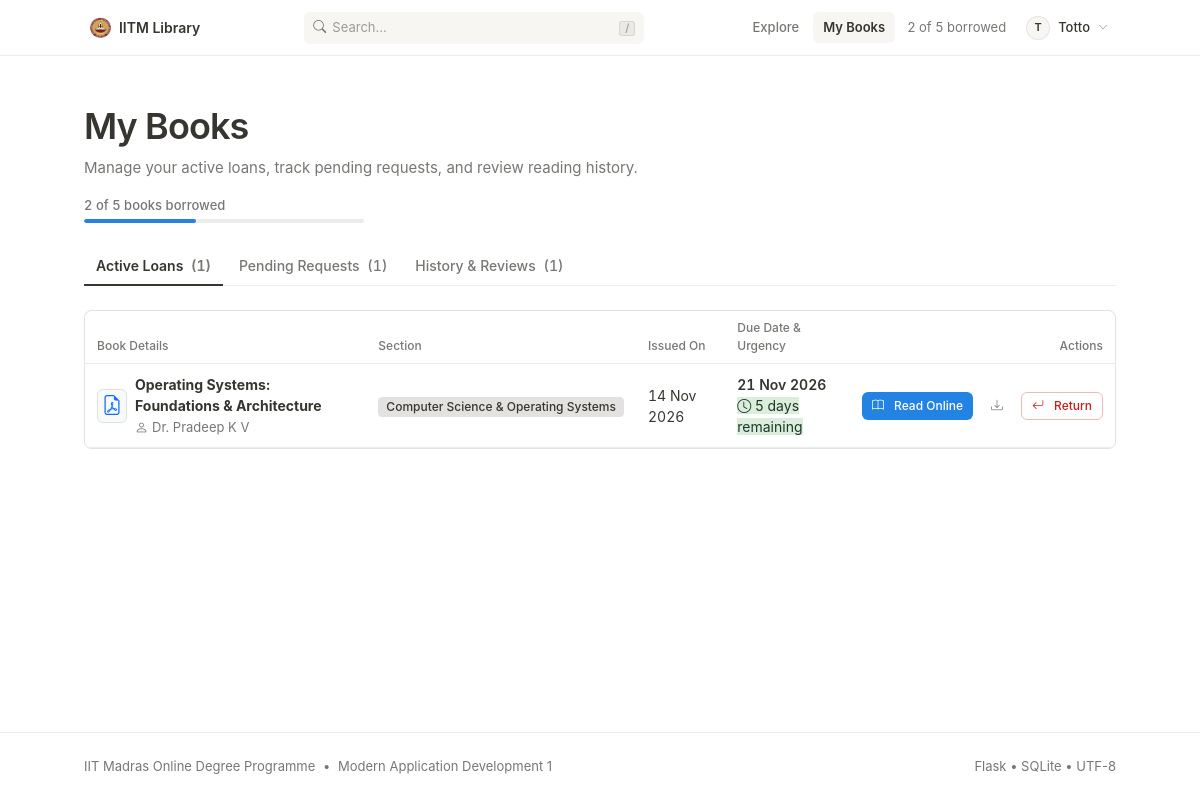
The app's page /user/my_books (signed in), older data.
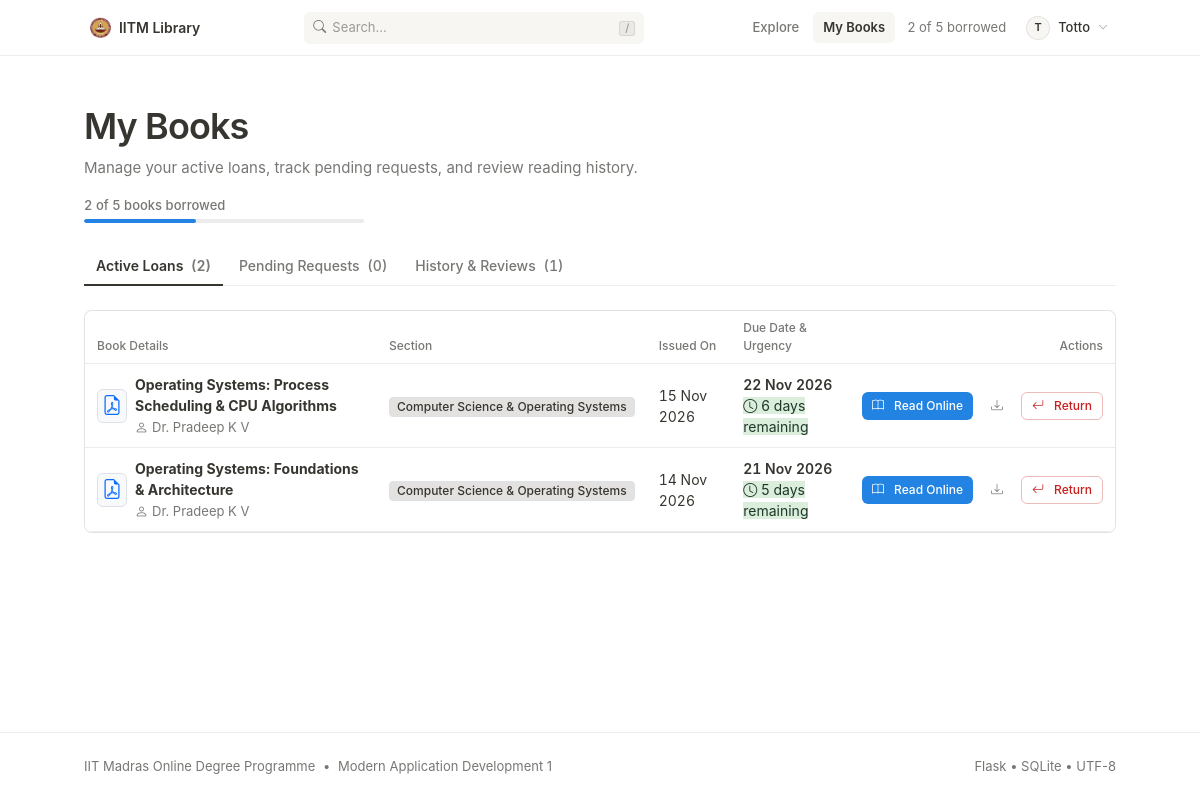
The same page, newer data.
### Code/models.py (models this page shows, shortened)
class User(db.Model):
    __tablename__ = 'users'
    id = db.Column(db.Integer, primary_key=True)
    username = db.Column(db.String(50), unique=True, nullable=False, index=True)
    password_hash = db.Column(db.String(255), nullable=False)
    role = db.Column(db.String(20), nullable=False, default='user')  # 'user' or 'librarian'
    full_name = db.Column(db.String(100), nullable=False)
    email = db.Column(db.String(120), nullable=True)
    created_at = db.Column(db.DateTime, default=lambda: datetime.now(timezone.utc))
    issues = db.relationship('BookIssue', backref='user', cascade='all, delete-orphan', lazy=True)
    feedbacks = db.relationship('Feedback', backref='user', cascade='all, delete-orphan', lazy=True)
    @property
    def is_librarian(self):
        return self.role == 'librarian'
    @property
    def active_quota_count(self):
        return BookIssue.query.filter(
            BookIssue.user_id == self.id,
            BookIssue.status.in_(['issued', 'pending'])
        ).count()

class BookIssue(db.Model):
    __tablename__ = 'book_issues'
    id = db.Column(db.Integer, primary_key=True)
    user_id = db.Column(db.Integer, db.ForeignKey('users.id', ondelete='CASCADE'), nullable=False, index=True)
    book_id = db.Column(db.Integer, db.ForeignKey('books.id', ondelete='CASCADE'), nullable=False, index=True)
    status = db.Column(db.String(20), nullable=False, default='pending', index=True)
    request_date = db.Column(db.DateTime, default=lambda: datetime.now(timezone.utc))
    issue_date = db.Column(db.DateTime, nullable=True)
    due_date = db.Column(db.DateTime, nullable=True)
    return_date = db.Column(db.DateTime, nullable=True)
    rejection_reason = db.Column(db.String(255), nullable=True)
    @property
    def days_remaining(self):
        if self.status == 'issued' and self.due_date:
            now = datetime.now(timezone.utc)
            due = self.due_date if self.due_date.tzinfo else self.due_date.replace(tzinfo=timezone.utc)
            diff = (due - now).total_seconds() / 86400
            return max(0, int(diff))
        return 0

class Book(db.Model):
    __tablename__ = 'books'
    id = db.Column(db.Integer, primary_key=True)
    title = db.Column(db.String(150), nullable=False, index=True)
    author = db.Column(db.String(150), nullable=False, index=True)
    content = db.Column(db.Text, nullable=True)  # Summary / description
    section_id = db.Column(db.Integer, db.ForeignKey('sections.id', ondelete='CASCADE'), nullable=False)
    file_path = db.Column(db.String(255), nullable=False)
    pages = db.Column(db.Integer, default=1)
    language = db.Column(db.String(50), default='English')
    edition = db.Column(db.String(50), default='1st Edition')
    created_at = db.Column(db.DateTime, default=lambda: datetime.now(timezone.utc))
    issues = db.relationship('BookIssue', backref='book', cascade='all, delete-orphan', lazy=True)
    feedbacks = db.relationship('Feedback', backref='book', cascade='all, delete-orphan', lazy=True)

class Section(db.Model):
    __tablename__ = 'sections'
    id = db.Column(db.Integer, primary_key=True)
    name = db.Column(db.String(100), unique=True, nullable=False, index=True)
    description = db.Column(db.Text, nullable=True)
    icon = db.Column(db.String(50), default='bi-journal-bookmark-fill')
    created_at = db.Column(db.DateTime, default=lambda: datetime.now(timezone.utc))
    books = db.relationship('Book', backref='section', cascade='all, delete-orphan', lazy=True)

### Code/LMS_app.py (the view)
@app.route('/user/my_books')
@app.route('/user/my_books/<username>')
@user_required
def user_my_books(username=None):
    user = db.session.get(User, session['user_id'])
    active_loans = BookIssue.query.filter_by(user_id=user.id, status='issued').order_by(BookIssue.issue_date.desc()).all()
    pending_requests = BookIssue.query.filter_by(user_id=user.id, status='pending').order_by(BookIssue.request_date.desc()).all()
    past_history = BookIssue.query.filter(
        BookIssue.user_id == user.id,
        BookIssue.status.in_(['returned', 'revoked', 'rejected'])
    ).order_by(BookIssue.request_date.desc()).all()
    user_feedbacks = {fb.book_id: fb for fb in user.feedbacks}
    return render_template('user_books.html',
                           user=user,
                           active_loans=active_loans,
                           pending_requests=pending_requests,
                           past_history=past_history,
                           user_feedbacks=user_feedbacks)

### Code/templates/user_books.html (shortened to what this page needs)
{% extends "base.html" %}
{% block content %}
<div class="mb-4">
    <h1 class="notion-h1">My Books</h1>
    <p class="text-secondary mb-3">Manage your active loans, track pending requests, and review reading history.</p>
    <div class="notion-quota-bar-wrapper">
        <div class="d-flex align-items-center gap-2 mb-1" style="font-size: 13px; color: var(--text-secondary);">
            <span class="tabular-nums fw-medium">{{ user.active_quota_count }} of 5 books borrowed</span>
        </div>
        <div class="notion-progress-track">
            <div class="notion-progress-fill {% if user.active_quota_count >= 5 %}fill-limit{% endif %}" style="width: {{ (user.active_quota_count / 5.0) * 100 }}%;"></div>
        </div>
    </div>
</div>
<ul class="nav nav-tabs mb-4" id="bookshelfTabs" role="tablist">
    <li class="nav-item" role="presentation">
        <button class="nav-link active" id="active-tab" data-bs-toggle="tab" data-bs-target="#active-loans" type="button" role="tab" aria-controls="active-loans" aria-selected="true">
            Active Loans <span class="tabular-nums text-secondary ms-1">({{ active_loans|length }})</span>
        </button>
    </li>
    <li class="nav-item" role="presentation">
        <button class="nav-link" id="pending-tab" data-bs-toggle="tab" data-bs-target="#pending-reqs" type="button" role="tab" aria-controls="pending-reqs" aria-selected="false">
            Pending Requests <span class="tabular-nums text-secondary ms-1">({{ pending_requests|length }})</span>
        </button>
    </li>
    <li class="nav-item" role="presentation">
        <button class="nav-link" id="history-tab" data-bs-toggle="tab" data-bs-target="#past-history" type="button" role="tab" aria-controls="past-history" aria-selected="false">
            History & Reviews <span class="tabular-nums text-secondary ms-1">({{ past_history|length }})</span>
        </button>
    </li>
</ul>
<div class="tab-content" id="bookshelfTabsContent">
    <div class="tab-pane fade show active" id="active-loans" role="tabpanel" aria-labelledby="active-tab">
        {% if active_loans %}
        <div class="card border rounded-3 overflow-hidden bg-white" style="border-color: var(--border-subtle) !important;">
            <div class="table-responsive">
                <table class="table lms-table mb-0">
                    <thead>
                        <tr>
                            <th>Book Details</th>
                            <th>Section</th>
                            <th>Issued On</th>
                            <th>Due Date & Urgency</th>
                            <th class="text-end">Actions</th>
                        </tr>
                    </thead>
                    <tbody>
                        {% for loan in active_loans %}
                        <tr>
                            <td>
                                <div class="d-flex align-items-center gap-2">
                                    <div class="bg-light text-primary rounded-2 p-1 text-center border" style="width: 34px; height: 34px; display: flex; align-items: center; justify-content: center;">
                                        <i class="bi bi-file-earmark-pdf fs-5"></i>
                                    </div>
                                    <div>
                                        <div class="fw-bold text-dark">{{ loan.book.title }}</div>
                                        <small class="text-secondary"><i class="bi bi-person me-1"></i>{{ loan.book.author }}</small>
                                    </div>
                                </div>
                            </td>
                            <td>
                                <span class="badge bg-light text-dark border">{{ loan.book.section.name }}</span>
                            </td>
                            <td>
                                <span class="tabular-nums text-dark">{{ loan.issue_date.strftime('%d %b %Y') if loan.issue_date else 'N/A' }}</span>
                            </td>
                            <td>
                                {% if loan.due_date %}
                                    <div class="fw-semibold text-dark tabular-nums">{{ loan.due_date.strftime('%d %b %Y') }}</div>
                                    {% if loan.days_remaining > 2 %}
                                        <span class="badge-due badge-due-safe">
                                            <i class="bi bi-clock me-1"></i>{{ loan.days_remaining }} days remaining
                                        </span>
                                    {% elif loan.days_remaining > 0 %}
                                        <span class="badge-due badge-due-warning">
                                            <i class="bi bi-exclamation-triangle me-1"></i>Due in {{ loan.days_remaining }} day(s)
                                        </span>
                                    {% else %}
                                        <span class="badge-due badge-due-urgent">
                                            <i class="bi bi-exclamation-octagon me-1"></i>Due Today / Expiring
                                        </span>
                                    {% endif %}
                                {% else %}
                                    <span class="text-muted">7-Day Standard Loan</span>
                                {% endif %}
                            </td>
                            <td class="text-end">
                                <div class="d-inline-flex gap-2">
                                    <a href="{{ url_for('view_pdf', book_id=loan.book.id) }}" class="btn btn-sm btn-primary">
                                        <i class="bi bi-book me-1"></i> Read Online
                                    </a>
                                    <a href="{{ url_for('download_pdf', book_id=loan.book.id) }}" class="btn btn-sm btn-outline-secondary" title="Download eBook">
                                        <i class="bi bi-download"></i>
                                    </a>
                                    <form action="{{ url_for('return_book', issue_id=loan.id) }}" method="post" onsubmit="return confirm('Confirm returning {{ loan.book.title }}?');">
                                        <button type="submit" class="btn btn-sm btn-outline-danger" title="Return Book">
                                            <i class="bi bi-arrow-return-left me-1"></i> Return
                                        </button>
                                    </form>
                                </div>
                            </td>
                        </tr>
                        {% endfor %}
                    </tbody>
                </table>
            </div>
        </div>
        {% endif %}
    </div>
</div>
{% endblock %}

### Code/templates/base.html (shortened to what this page needs)
<!DOCTYPE html>
<html lang="en">
<head>
    <link href="https://cdn.jsdelivr.net/npm/bootstrap@5.3.3/dist/css/bootstrap.min.css" rel="stylesheet">
    <link rel="stylesheet" href="https://cdn.jsdelivr.net/npm/bootstrap-icons@1.11.3/font/bootstrap-icons.min.css">
    <link rel="stylesheet" href="{{ url_for('static', filename='style.css') }}">
</head>
<body>
    <header class="notion-navbar">
        <div class="container">
            <a class="notion-navbar-brand" href="{{ url_for('home') }}">
                <img src="{{ url_for('static', filename='IITM_logo.png') }}" alt="IIT Madras Logo">
                <span>IITM Library</span>
            </a>
            <div class="notion-nav-search d-none d-md-block">
                <form action="{{ url_for('search') }}" method="get" role="search">
                    <span class="search-icon"><i class="bi bi-search"></i></span>
                    <input type="text" id="navSearchInput" name="q" placeholder="Search..." value="{{ request.args.get('q', '') }}" aria-label="Search catalogue">
                    <span class="kbd-hint"><kbd class="notion-kbd">/</kbd></span>
                </form>
            </div>
            <nav class="notion-nav-links">
                {% if current_user %}
                    {% if current_user.is_librarian %}
                        <a class="notion-nav-link {% if request.endpoint == 'librarian_dashboard' %}active{% endif %}" href="{{ url_for('librarian_dashboard') }}">
                            Dashboard
                        </a>
                        <a class="notion-nav-link {% if request.endpoint == 'process_request_page' %}active{% endif %}" href="{{ url_for('process_request_page') }}">
                            Requests
                            {% if pending_requests_count > 0 %}
                            <span class="notion-tag notion-tag-red tabular-nums ms-1">{{ pending_requests_count }}</span>
                            {% endif %}
                        </a>
                        <a class="notion-nav-link {% if request.endpoint == 'librarian_users' %}active{% endif %}" href="{{ url_for('librarian_users') }}">
                            Students
                        </a>
                        <a class="notion-nav-link {% if request.endpoint == 'librarian_register' %}active{% endif %}" href="{{ url_for('librarian_register') }}">
                            Add Admin
                        </a>
                    {% else %}
                        <a class="notion-nav-link {% if request.endpoint == 'user_dashboard' %}active{% endif %}" href="{{ url_for('user_dashboard') }}">
                            Explore
                        </a>
                        <a class="notion-nav-link {% if request.endpoint == 'user_my_books' %}active{% endif %}" href="{{ url_for('user_my_books') }}">
                            My Books
                        </a>
                        <span class="notion-nav-quota" title="Maximum 5 active books (issued + pending)">
                            <span class="tabular-nums">{{ active_user_quota }} of 5 borrowed</span>
                        </span>
                    {% endif %}
                    <div class="dropdown ms-1">
                        <button class="notion-user-btn" type="button" data-bs-toggle="dropdown" aria-expanded="false">
                            <div class="notion-avatar-circle">
                                {{ current_user.username[0].upper() }}
                            </div>
                            <span>{{ current_user.full_name.split(' ')[0] }}</span>
                            <i class="bi bi-chevron-down" style="font-size: 10px; color: var(--text-tertiary);"></i>
                        </button>
                    </div>
                {% endif %}
            </nav>
        </div>
    </header>
    <main class="main-wrapper">
        <div class="container">
            {% block content %}{% endblock %}
        </div>
    </main>
    <footer class="notion-footer">
        <div class="container">
            <div class="d-flex flex-wrap justify-content-between align-items-center gap-2">
                <div>
                    <span>IIT Madras Online Degree Programme</span>
                    <span class="mx-1">&bull;</span>
                    <span>Modern Application Development 1</span>
                </div>
                <div>
                    <span>Flask &bull; SQLite &bull; UTF-8</span>
                </div>
            </div>
        </div>
    </footer>
</body>
</html>

Row changes from the older to the newer data that the page shows:
now on this page (row edited): BookIssue: book "Operating Systems: Process Scheduling & CPU Algorithms", book.author "Dr. Pradeep K V", book.section.name "Computer Science & Operating Systems", issue_date "15 Nov 2026", due_date "22 Nov 2026", days_remaining "6"
Text that changed along with them:
{{ active_loans|length }}: "1" → "2"
{{ pending_requests|length }}: "1" → "0"
